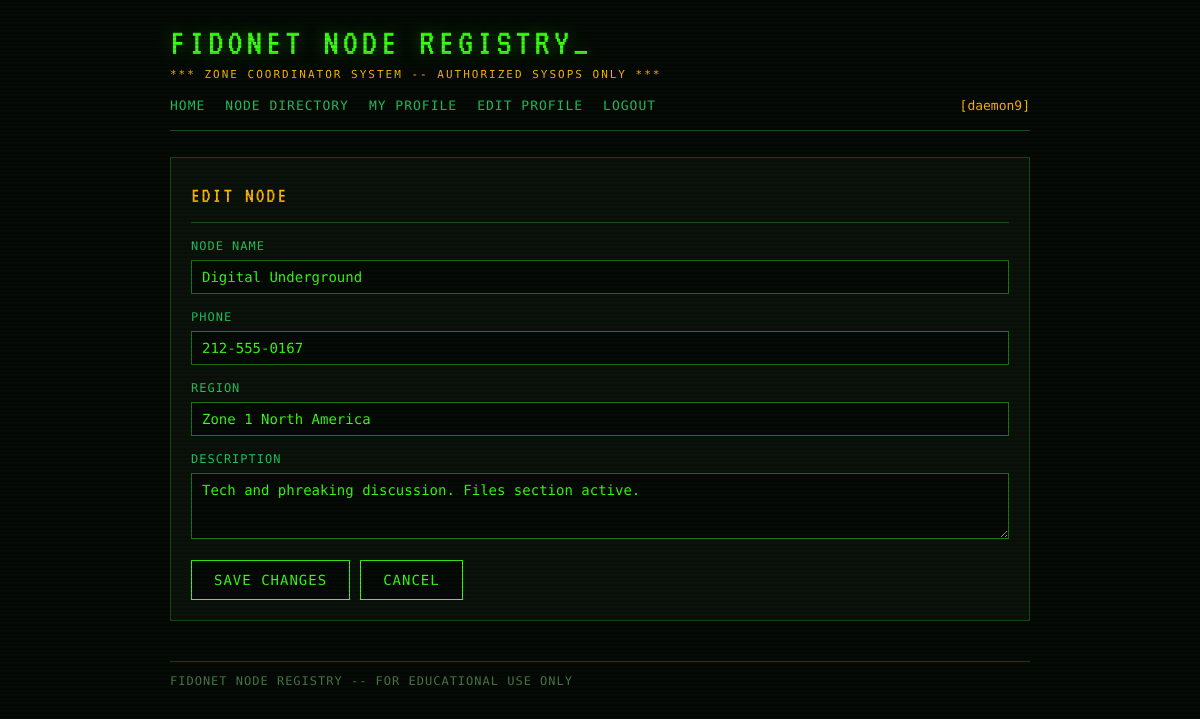
Page /node/2/edit (signed in) on the committed database.
### tables this page shows
CREATE TABLE users (
            id INTEGER PRIMARY KEY AUTOINCREMENT,
            username TEXT UNIQUE NOT NULL,
            password_hash TEXT NOT NULL,
            role TEXT NOT NULL DEFAULT 'user',
            region TEXT,
            joined INTEGER
        );

CREATE TABLE nodes (
            id INTEGER PRIMARY KEY AUTOINCREMENT,
            name TEXT NOT NULL,
            phone TEXT,
            region TEXT,
            description TEXT,
            owner_id INTEGER NOT NULL
        );

### app.py (the view, shortened to what this page needs)
@app.route('/node/<int:node_id>/edit', methods=['GET', 'POST'])
def node_edit(node_id):
    current = get_current_user(request)
    if not current:
        return redirect(url_for('login'))
    node = node_repo.find_by_id(node_id)
    if not node:
        flash('Node not found.', 'error')
        return redirect(url_for('directory'))
    if node["owner_id"] != current["user_id"]:
        abort(403)
    return render_template('node_edit.html', node=node, current_user=current)

### app.py (called while the page is built)
def get_current_user(req):
    token = req.cookies.get('bbs_token')
    if not token:
        return None
    return sessions.get(token)

    def fetchone(self, query, params=()):
        cursor = self._conn.cursor()
        cursor.execute(query, params)
        return cursor.fetchone()

    def find_by_id(self, record_id):
        return self._db.fetchone("""
            SELECT n.*, u.username AS owner_username
            FROM nodes n JOIN users u ON n.owner_id = u.id
            WHERE n.id = ?
        """, (record_id,))

### templates/node_edit.html
{% extends "base.html" %}
{% block content %}
<div class="panel">
  <div class="panel-title">EDIT NODE</div>
  <form method="POST" action="{{ url_for('node_edit', node_id=node.id) }}">
    <div class="form-group">
      <label>NODE NAME</label>
      <input type="text" name="name" value="{{ node.name }}" autocomplete="off">
    </div>
    <div class="form-group">
      <label>PHONE</label>
      <input type="text" name="phone" value="{{ node.phone }}" autocomplete="off">
    </div>
    <div class="form-group">
      <label>REGION</label>
      <input type="text" name="region" value="{{ node.region }}" autocomplete="off">
    </div>
    <div class="form-group">
      <label>DESCRIPTION</label>
      <textarea name="description" rows="3">{{ node.description }}</textarea>
    </div>
    <div class="btn-row">
      <button type="submit" class="btn">SAVE CHANGES</button>
      <a href="{{ url_for('node_view', node_id=node.id) }}" class="btn">CANCEL</a>
    </div>
  </form>
</div>
{% endblock %}

### templates/base.html (shortened to what this page needs)
<!DOCTYPE html>
<html lang="en">
<head>
  <link rel="stylesheet" href="{{ url_for('static', filename='css/style.css') }}">
</head>
<body>
<div class="page-wrap">
  <header class="site-header">
    <div class="site-title">FIDONET NODE REGISTRY<span class="blink">_</span></div>
    <div class="site-sub">*** ZONE COORDINATOR SYSTEM -- AUTHORIZED SYSOPS ONLY ***</div>
    <nav class="site-nav">
      <a href="{{ url_for('index') }}">HOME</a>
      <a href="{{ url_for('directory') }}">NODE DIRECTORY</a>
      {% if current_user %}
        <a href="{{ url_for('profile', user_id=current_user.user_id) }}">MY PROFILE</a>
        <a href="{{ url_for('profile_edit') }}">EDIT PROFILE</a>
        <a href="{{ url_for('logout') }}">LOGOUT</a>
        <span class="nav-handle">[{{ current_user.username }}]</span>
      {% else %}
        <a href="{{ url_for('login') }}">LOGIN</a>
        <a href="{{ url_for('register') }}">REGISTER</a>
      {% endif %}
    </nav>
  </header>
  <main>
    {% block content %}{% endblock %}
  </main>
  <footer class="site-footer">
    FIDONET NODE REGISTRY -- FOR EDUCATIONAL USE ONLY
  </footer>
</div>
</body>
</html>

### static/css/style.css (style rules this page uses)
:root { --bg: #050a05; --bg-panel: #0a120a; --green: #39ff14; --green-dim: #1a7a0a; --green-mid: #22c55e; --amber: #ffb800; --red: #ff3c3c; --grey: #4a7a4a; --text: #c8f5c8; --border: #1a4a1a; --font-mono: 'Share Tech Mono', monospace; --font-vt: 'VT323', monospace; }
* { box-sizing: border-box; margin: 0; padding: 0; }
body { background: var(--bg); color: var(--text); font-family: var(--font-mono); font-size: 14px; line-height: 1.6; min-height: 100vh; }
body::before { content: ''; position: fixed; inset: 0; background: repeating-linear-gradient( 0deg, transparent, transparent 2px, rgba(0,0,0,0.12) 2px, rgba(0,0,0,0.12) 4px ); pointer-events: none; z-index: 9999; }
.page-wrap { max-width: 900px; margin: 0 auto; padding: 24px 20px; }
.site-header { border-bottom: 1px solid var(--border); padding-bottom: 14px; margin-bottom: 26px; }
.site-title { font-family: var(--font-vt); font-size: 38px; color: var(--green); letter-spacing: 4px; line-height: 1; text-shadow: 0 0 18px rgba(57,255,20,0.35); }
.site-sub { color: var(--amber); font-size: 11px; letter-spacing: 2px; margin-top: 4px; }
.site-nav { margin-top: 12px; display: flex; gap: 20px; flex-wrap: wrap; align-items: center; }
.site-nav a { color: var(--green-mid); text-decoration: none; font-size: 13px; letter-spacing: 1px; }
.nav-handle { margin-left: auto; color: var(--amber); font-size: 13px; }
.panel { background: var(--bg-panel); border: 1px solid var(--border); padding: 20px; margin-bottom: 20px; }
.panel-title { font-family: var(--font-vt); font-size: 22px; color: var(--amber); letter-spacing: 2px; margin-bottom: 14px; border-bottom: 1px solid var(--border); padding-bottom: 8px; }
.form-group { margin-bottom: 14px; }
.form-group label { display: block; color: var(--green-mid); font-size: 12px; letter-spacing: 1px; margin-bottom: 4px; }
.form-group input[type="text"], .form-group input[type="password"], .form-group textarea { width: 100%; background: var(--bg); border: 1px solid var(--green-dim); color: var(--green); font-family: var(--font-mono); font-size: 14px; padding: 8px 10px; outline: none; resize: vertical; }
.btn { background: var(--bg); border: 1px solid var(--green); color: var(--green); font-family: var(--font-mono); font-size: 14px; padding: 8px 22px; cursor: pointer; letter-spacing: 1px; text-decoration: none; display: inline-block; }
.btn-row { margin-top: 6px; display: flex; gap: 10px; }
.site-footer { margin-top: 40px; border-top: 1px solid var(--border); padding-top: 10px; color: var(--grey); font-size: 12px; letter-spacing: 1px; }
.blink { animation: blink 1.1s step-end infinite; }
a { color: var(--green-mid); text-decoration: none; }

### rows in the picture
users: username "daemon9"
nodes: name "Digital Underground", phone "212-555-0167", region "Zone 1 North America", description "Tech and phreaking discussion. Files section active."
